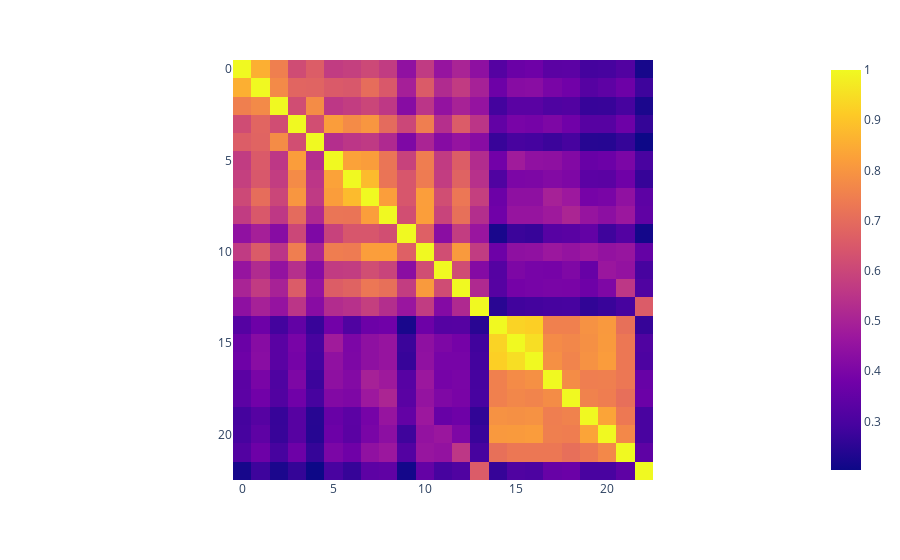

Notebook source saved alongside this figure:
### Markdown cell above
### Heatmap of correlation matrix 
Using the tf-idf metrics

### Code cell
# get heatmap to notice "zones" and outliers easier
fig = px.imshow(corr_matrix)
fig.show()

### Figure 1 — Plotly figure (JSON) as saved in the notebook; plotly's stock layout.template omitted (floating-point values rounded to 4 significant figures; data arrays with more than 128 entries replaced by an {"elided": "..."} marker saying what was removed)
{"data": [{"coloraxis": "coloraxis", "hovertemplate": "x: %{x}<br>y: %{y}<br>color: %{z}<extra></extra>", "name": "0", "type": "heatmap", "xaxis": "x", "yaxis": "y", "z": {"elided": "23x23 float values"}}], "layout": {"coloraxis": {"colorscale": [[0, "#0d0887"], [0.1111, "#46039f"], [0.2222, "#7201a8"], [0.3333, "#9c179e"], [0.4444, "#bd3786"], [0.5556, "#d8576b"], [0.6667, "#ed7953"], [0.7778, "#fb9f3a"], [0.8889, "#fdca26"], [1, "#f0f921"]]}, "margin": {"t": 60}, "xaxis": {"anchor": "y", "constrain": "domain", "domain": [0, 1], "scaleanchor": "y"}, "yaxis": {"anchor": "x", "autorange": "reversed", "constrain": "domain", "domain": [0, 1]}}}
